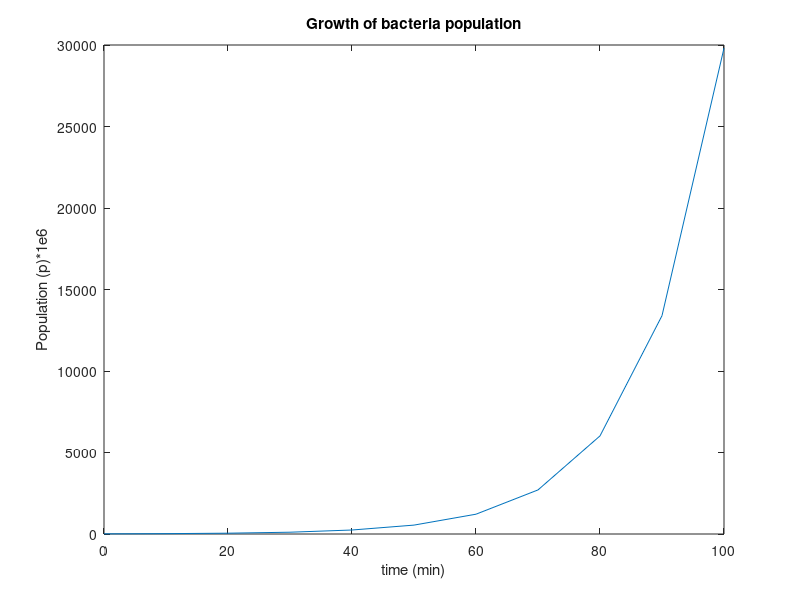

Here is the MATLAB script that generated this plot:
t = [0,5,10:10:100];
pop = [10,15,22,50,110,245,546,1215,2704,6018,13394,29810];

plot(t,pop)
xlabel("time (min)")
ylabel("Population (p)*1e6");
title("Growth of bacteria population")